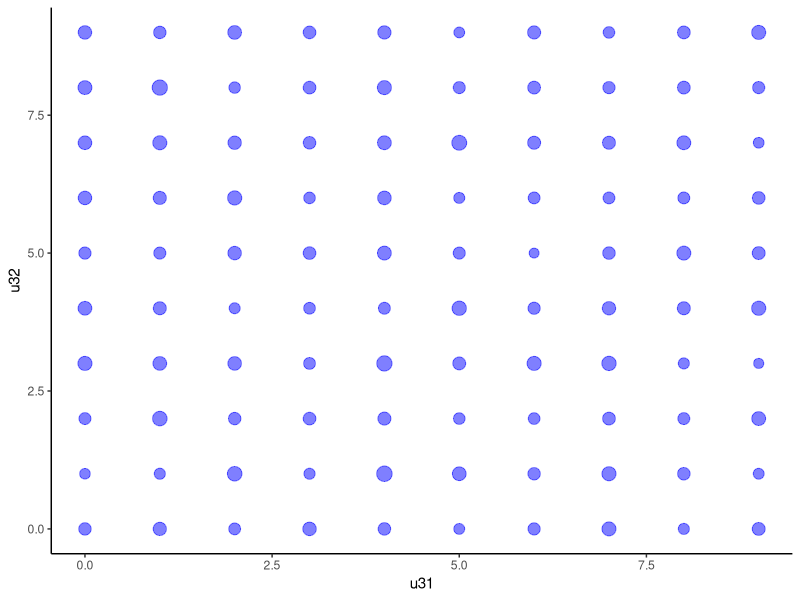

This figure's R source:
#https://stats.stackexchange.com/questions/257681/test-for-uniformity-in-r
library(data.table)
library(dplyr)
library(ggplot2)

msize<-10
n<-10000
zerodiag<-FALSE

two_columns<-data.table('u31'=rep(-1,n),'u32'=rep(-1,n))


for (i in 1:n) {
  matr<-matrix(runif(msize**2),nrow=msize)
#  matr<-matr+t(matr)
  if(zerodiag) {diag(matr)<-0}
  two_columns[i,1]<-msize-rank(matr[,1])[3]
  two_columns[i,2]<-msize-rank(matr[,2])[3]
}


#toplot<-two_columns[, .(count=.N), by=.(u31, u32)]
two_columns<-two_columns %>% count (u31,u32,name="counter")
scale<-median(two_columns$counter)/4
#plot(two_columns,cex=.5)
dots <- ggplot(two_columns,aes(x=u31,y=u32)) + 
  geom_point(size=two_columns$counter/scale,alpha=0.5,col="blue") + 
  theme_classic()
pdf("asymmetric.pdf")
plot(dots)
dev.off()

tst<-cor.test(two_columns[[1]],two_columns[[2]],method="kendall")
print(tst)

tst<-chisq.test(two_columns$counter)
print(tst)
